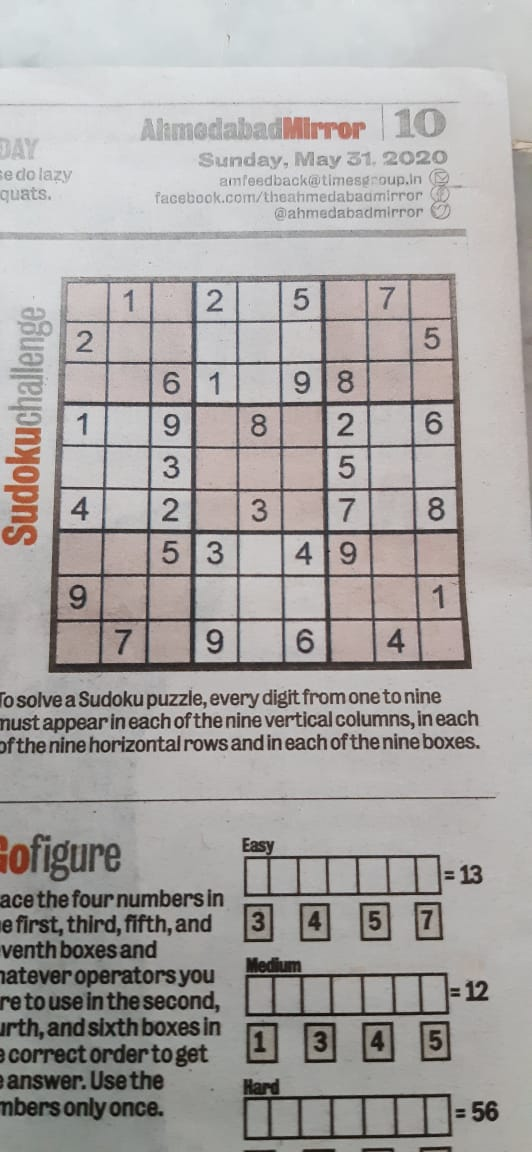
#> input picture sudokuimg.jpg, 532 x 1152 px
$ python -i gridextractor.py   (imports and definitions only)
#> lines starting #> are read from the running program, lines starting #| are printed output that depends on the picture; after the words box and inside, x2 and y2 are one past the last pixel; in counts of white or black regions, pixels touching at a corner belong together
import numpy as np
import cv2.cv2 as cv2
import operator


def pre_process_image(img, skip_dilate=False, do_erode = False, kernel_digit = 5):
	"""Uses a blurring function, adaptive thresholding and dilation to expose the main features of an image."""
#> called with skip_dilate = False, do_erode = False, kernel_digit = 5

	# Gaussian blur with a kernal size (height, width) of 9.
	# Note that kernal sizes must be positive and odd and the kernel must be square.
	proc = cv2.GaussianBlur(img.copy(), (9, 9), 0)
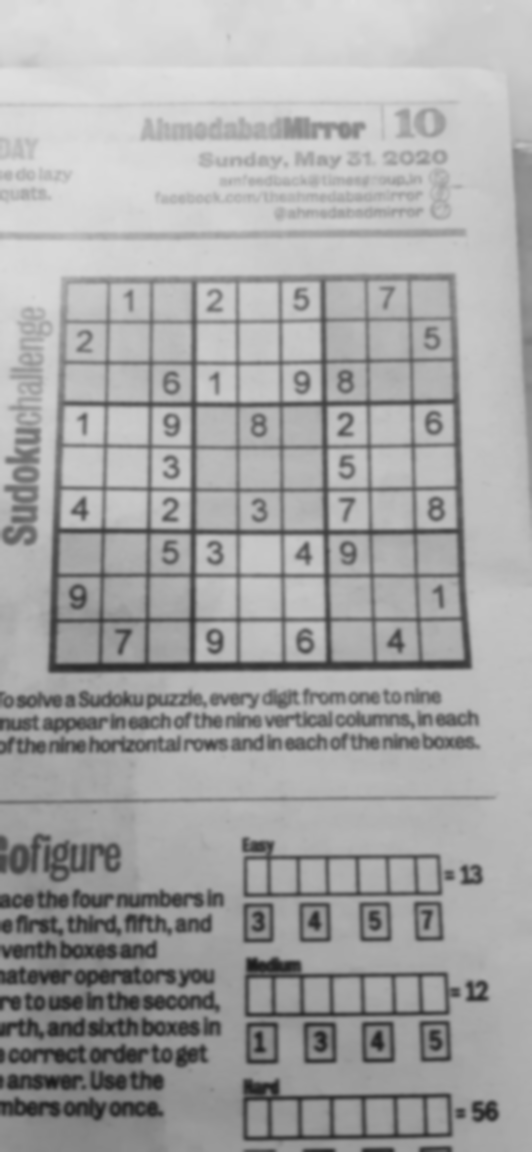
#> proc: shape (1152, 532); min 27, max 223, mean 165.8

	# Adaptive threshold using 11 nearest neighbour pixels
	proc = cv2.adaptiveThreshold(proc, 255, cv2.ADAPTIVE_THRESH_GAUSSIAN_C, cv2.THRESH_BINARY, 11, 2)
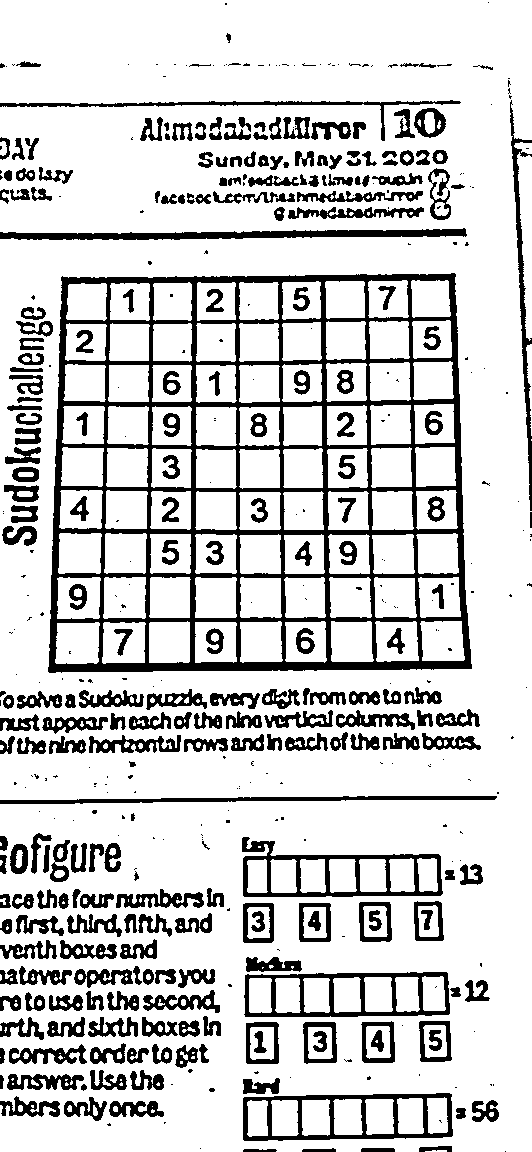
#> proc: shape (1152, 532); 81% white; 470 black regions (210 under 20 px), largest, box (x1, y1, x2, y2) and area: (48, 273, 472, 673) 36636, (242, 837, 443, 897) 3146, (0, 228, 467, 240) 3137

	# Invert colours, so gridlines have non-zero pixel values.
	# Necessary to dilate the image, otherwise will look like erosion instead.
	proc = cv2.bitwise_not(proc, proc)

	if not skip_dilate:
		# Dilate the image to increase the size of the grid lines.
		kernel = np.array([[0., 1., 0.], [1., 1., 1.], [0., 1., 0.]],np.uint8)
		proc = cv2.dilate(proc, kernel)
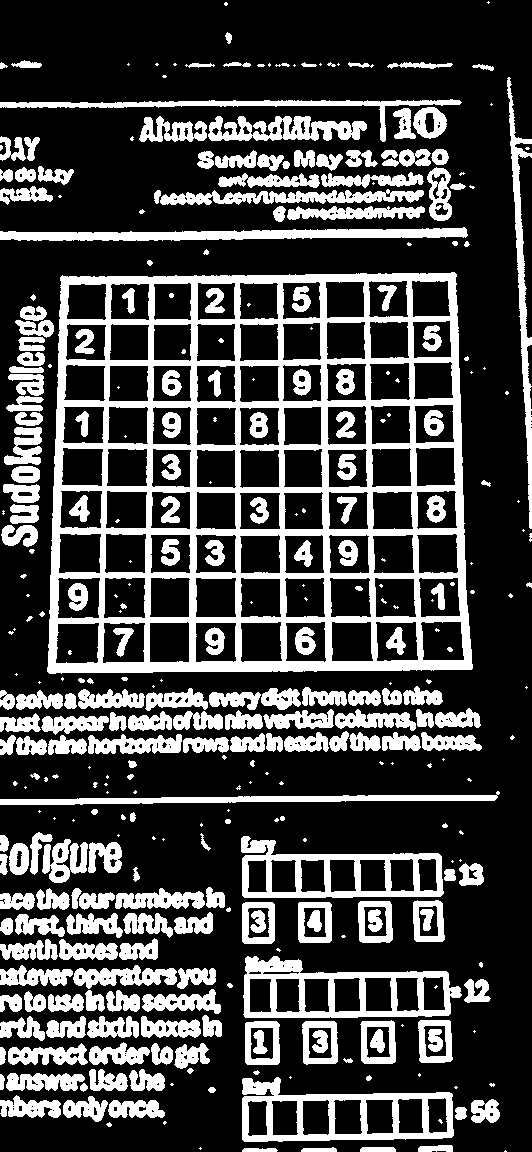
#> proc: shape (1152, 532); 27.4% white; 359 white regions (122 under 20 px), largest, box (x1, y1, x2, y2) and area: (47, 272, 473, 674) 50650, (243, 956, 462, 1018) 5041, (242, 1077, 454, 1142) 4936
	# doesnt make much difference

	if do_erode:
		kernel = np.ones((kernel_digit,kernel_digit),np.uint8)
		proc = cv2.erode(img,kernel,iterations = 1)
	return proc

# [198 lines left out: functions show_image, find_corners_of_largest_polygon, display_lines, distance_between, crop_and_warp, scale_and_centre and 2 more, not called in this run]

def cut_from_rect(img, rect):
	"""Cuts a rectangle from an image using the top left and bottom right points."""
	return img[int(rect[0][1]):int(rect[1][1]), int(rect[0][0]):int(rect[1][0])]

# [37 lines left out: functions extract_digit, get_digits, pre_process_cropped, not called in this run]

>>> import cv2
>>> picture = cv2.imread('sudokuimg.jpg', cv2.IMREAD_GRAYSCALE)
>>> result = pre_process_image(picture)
